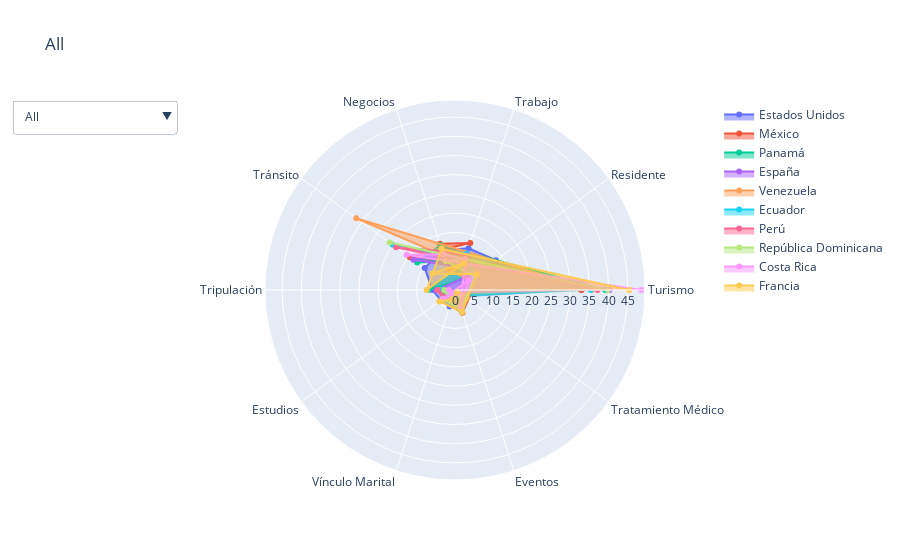

Source (notebook cell):
### Code cell
fig = go.Figure()

for Pais in ListaPaises:

    fig.add_trace(go.Scatterpolar(
        r=DatosII.loc[(DatosII["País Destino Procedencia"].isin([Pais]))&(DatosII["Motivo Viaje"].isin(ListaMotivos)),\
          "Motivo Viaje"].value_counts() / DatosII.loc[(DatosII["País Destino Procedencia"].isin([Pais]))&(DatosII["Motivo Viaje"].isin(ListaMotivos)),\
          "Motivo Viaje"].value_counts().sum()*100,
        theta=DatosII.loc[(DatosII["País Destino Procedencia"].isin([Pais]))&(DatosII["Motivo Viaje"].isin(ListaMotivos)),\
          "Motivo Viaje"].value_counts().index,
        fill='toself',
        name=f'{Pais}'
      ))

VisibleAll = [True]*len(ListaPaises)
ConfigButtons = [dict(label = 'All',
                     method = 'update',
                     args = [{'visible':VisibleAll},
                             {'title':'All'},
                             {'showlegend':True}])]

for i, pais in enumerate(ListaPaises):

    VisiblePais = [False]*len(ListaPaises)
    VisiblePais[i] = True
    ConfigButton = dict(label = pais,
                     method = 'update',
                     args = [{'visible':VisiblePais},
                             {'title':pais},
                             {'showlegend':True}])
    ConfigButtons.append(ConfigButton)
    
fig.update_layout(
    updatemenus=[go.layout.Updatemenu(
        active=0,
        buttons= list(ConfigButtons),
        )])
    
    
# fig.update_layout(
#     updatemenus=[go.layout.Updatemenu(
#         active=0,
#         buttons=list(
#             [dict(label = 'All',
#                   method = 'update',
#                   args = [{'visible': [True, True, True, True]},
#                           {'title': 'All',
#                            'showlegend':True}]),
#              dict(label = 'MSFT',
#                   method = 'update',
#                   args = [{'visible': [True, False, False, False, False, False, False, False, False, False]}, # the index of True aligns with the indices of plot traces
#                           {'title': 'MSFT',
#                            'showlegend':True}]),
#              dict(label = 'AAPL',
#                   method = 'update',
#                   args = [{'visible': [False, True, False, False]},
#                           {'title': 'AAPL',
#                            'showlegend':True}]),
#              dict(label = 'AMZN',
#                   method = 'update',
#                   args = [{'visible': [False, False, True, False]},
#                           {'title': 'AMZN',
#                            'showlegend':True}]),
#              dict(label = 'GOOGL',
#                   method = 'update',
#                   args = [{'visible': [False, False, False, True]},
#                           {'title': 'GOOGL',
#                            'showlegend':True}]),
#             ])
#         )
#     ])

#fig.update_traces(visible="legendonly")
fig.show()

### Figure 1 — Plotly figure (JSON) as saved in the notebook; plotly's stock layout.template omitted (floating-point values rounded to 4 significant figures)
{"data": [{"fill": "toself", "name": "Estados Unidos", "r": [32.88, 13.18, 11.43, 10.91, 9.742, 5.864, 4.545, 4.538, 3.654, 3.258], "theta": ["Turismo", "Residente", "Trabajo", "Negocios", "Tránsito", "Tripulación", "Estudios", "Vínculo Marital", "Eventos", "Tratamiento Médico"], "type": "scatterpolar", "visible": true}, {"fill": "toself", "name": "México", "r": [32.88, 14.53, 12.89, 12.66, 8.512, 6.244, 4.599, 2.991, 2.966, 1.732], "theta": ["Turismo", "Tránsito", "Trabajo", "Negocios", "Residente", "Eventos", "Estudios", "Vínculo Marital", "Tripulación", "Tratamiento Médico"], "type": "scatterpolar", "visible": true}, {"fill": "toself", "name": "Panamá", "r": [39.12, 12.32, 12.15, 7.988, 6.939, 6.646, 5.793, 3.585, 3.537, 1.927], "theta": ["Turismo", "Negocios", "Tránsito", "Trabajo", "Tripulación", "Residente", "Eventos", "Tratamiento Médico", "Estudios", "Vínculo Marital"], "type": "scatterpolar", "visible": true}, {"fill": "toself", "name": "España", "r": [40.2, 13.39, 10.03, 9.54, 9.209, 4.786, 4.374, 4.242, 3.119, 1.106], "theta": ["Turismo", "Tránsito", "Negocios", "Trabajo", "Residente", "Tripulación", "Eventos", "Estudios", "Vínculo Marital", "Tratamiento Médico"], "type": "scatterpolar", "visible": true}, {"fill": "toself", "name": "Venezuela", "r": [35.62, 31.78, 7.062, 5.515, 4.569, 4.223, 3.768, 3.495, 2.548, 1.42], "theta": ["Turismo", "Tránsito", "Trabajo", "Negocios", "Residente", "Eventos", "Tratamiento Médico", "Tripulación", "Estudios", "Vínculo Marital"], "type": "scatterpolar", "visible": true}, {"fill": "toself", "name": "Ecuador", "r": [35.33, 20.05, 10.21, 9.935, 6.048, 5.321, 4.341, 3.414, 3.324, 2.034], "theta": ["Turismo", "Tránsito", "Negocios", "Trabajo", "Residente", "Eventos", "Estudios", "Tripulación", "Tratamiento Médico", "Vínculo Marital"], "type": "scatterpolar", "visible": true}, {"fill": "toself", "name": "Perú", "r": [37.1, 18.95, 10.59, 9.427, 7.052, 4.861, 4.566, 3.756, 2.154, 1.547], "theta": ["Turismo", "Tránsito", "Negocios", "Trabajo", "Residente", "Eventos", "Tripulación", "Estudios", "Vínculo Marital", "Tratamiento Médico"], "type": "scatterpolar", "visible": true}, {"fill": "toself", "name": "República Dominicana", "r": [39.79, 20.99, 8.406, 7.916, 6.086, 5.338, 3.868, 2.94, 2.759, 1.908], "theta": ["Turismo", "Tránsito", "Trabajo", "Negocios", "Residente", "Eventos", "Estudios", "Vínculo Marital", "Tripulación", "Tratamiento Médico"], "type": "scatterpolar", "visible": true}, {"fill": "toself", "name": "Costa Rica", "r": [48.47, 15.63, 9.757, 8.399, 4.642, 4.326, 4.01, 1.737, 1.547, 1.484], "theta": ["Turismo", "Tránsito", "Negocios", "Trabajo", "Eventos", "Residente", "Estudios", "Vínculo Marital", "Tripulación", "Tratamiento Médico"], "type": "scatterpolar", "visible": true}, {"fill": "toself", "name": "Francia", "r": [45.34, 11.26, 7.386, 7.349, 7.313, 6.947, 6.069, 5.046, 2.559, 0.7313], "theta": ["Turismo", "Negocios", "Tripulación", "Trabajo", "Tránsito", "Residente", "Eventos", "Estudios", "Vínculo Marital", "Tratamiento Médico"], "type": "scatterpolar", "visible": true}], "layout": {"autosize": true, "polar": {"angularaxis": {"type": "category"}, "radialaxis": {"autorange": true, "range": [0, 50.58], "type": "linear"}}, "title": {"text": "All"}, "updatemenus": [{"active": 0, "buttons": [{"args": [{"visible": [true, true, true, true, true, true, true, true, true, true]}, {"title": "All"}, {"showlegend": true}], "label": "All", "method": "update"}, {"args": [{"visible": [true, false, false, false, false, false, false, false, false, false]}, {"title": "Estados Unidos"}, {"showlegend": true}], "label": "Estados Unidos", "method": "update"}, {"args": [{"visible": [false, true, false, false, false, false, false, false, false, false]}, {"title": "México"}, {"showlegend": true}], "label": "México", "method": "update"}, {"args": [{"visible": [false, false, true, false, false, false, false, false, false, false]}, {"title": "Panamá"}, {"showlegend": true}], "label": "Panamá", "method": "update"}, {"args": [{"visible": [false, false, false, true, false, false, false, false, false, false]}, {"title": "España"}, {"showlegend": true}], "label": "España", "method": "update"}, {"args": [{"visible": [false, false, false, false, true, false, false, false, false, false]}, {"title": "Venezuela"}, {"showlegend": true}], "label": "Venezuela", "method": "update"}, {"args": [{"visible": [false, false, false, false, false, true, false, false, false, false]}, {"title": "Ecuador"}, {"showlegend": true}], "label": "Ecuador", "method": "update"}, {"args": [{"visible": [false, false, false, false, false, false, true, false, false, false]}, {"title": "Perú"}, {"showlegend": true}], "label": "Perú", "method": "update"}, {"args": [{"visible": [false, false, false, false, false, false, false, true, false, false]}, {"title": "República Dominicana"}, {"showlegend": true}], "label": "República Dominicana", "method": "update"}, {"args": [{"visible": [false, false, false, false, false, false, false, false, true, false]}, {"title": "Costa Rica"}, {"showlegend": true}], "label": "Costa Rica", "method": "update"}, {"args": [{"visible": [false, false, false, false, false, false, false, false, false, true]}, {"title": "Francia"}, {"showlegend": true}], "label": "Francia", "method": "update"}]}]}}
